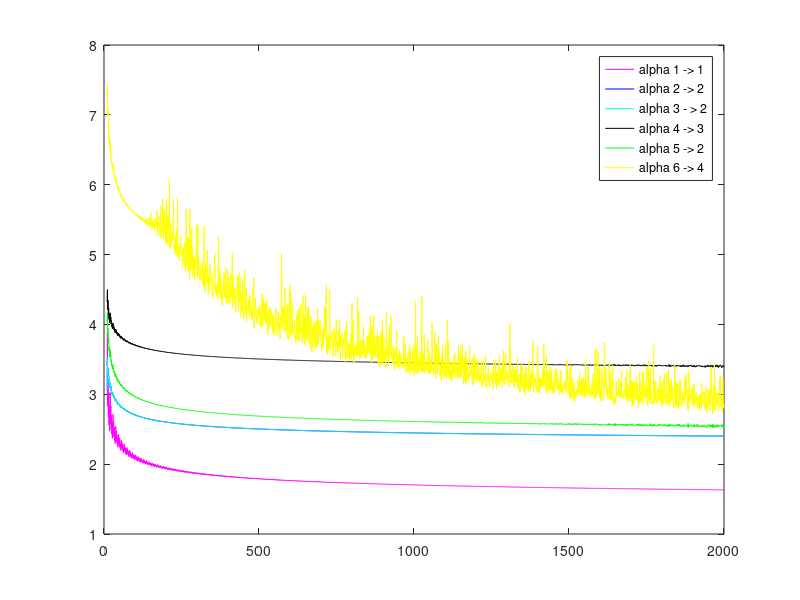

This chart was generated by the following MATLAB code:
clc;
clear;

func = @(x) 500/(x.^2 + 4 * x + 28);
dfunc = @(x) -(1000 * (2 + x))/(28 + 4 * x + x.^2).^2;
d2func = @(x) (3000 * (x.^2 + 4 * x - 4))/((x.^2 + 4 * x + 28).^3);

n = 10;
points = linspace(0, 2, n);

loop = n : 2000;

plotAlpha1 = zeros(size(loop) - 9);
plotAlpha2 = zeros(size(loop) - 9);
plotAlpha3 = zeros(size(loop) - 9);
plotAlpha4 = zeros(size(loop) - 9);
plotAlpha5 = zeros(size(loop) - 9);
plotAlpha6 = zeros(size(loop) - 9);

for j = loop
    
    if (j == 10)
        for i = 1 : j
            values(i) = dfunc(points(i));
        end
        dfuncValues = values;
        mPoint = points(5);

        for i = 3 : (j - 3)
            f12(i) = func(points(i - 2));
            f11(i) = func(points(i - 1));
            f0(i) = func(points(i));
            f1(i) = func(points(i + 1));
            f2(i) = func(points(i + 2));
            f3(i) = func(points(i + 3));
        end
        
% % % % % %       (1)
        for i = 3 : (j - 3)
            d1(i) = (f1(i) - f0(i))/(points(i + 1) - points(i));
        end
        delta1 = abs(dfunc(mPoint) - d1(5));
        alpha1 = -log(delta1)/log(5);
        plotAlpha1(j - 9) = alpha1;
        
% % % % % %       (2)  
        for i = 3 : (j - 3)
            d2(i) = (f1(i) - f11(i))/(points(i + 1) - points(i - 1));
        end 
        delta2 = abs(dfunc(mPoint) - d2(5));
        alpha2 = -log(delta2)/log(5);
        plotAlpha2(j - 9) = alpha2;
        
% % % % % %       (3)  
        for i = 3 : (j - 3)
            d3(i) = (- 3 * f0(i) + 4 * f1(i) - f2(i))/(points(i + 2) - points(i));
        end 
        delta3 = abs(dfunc(mPoint) - d3(5));
        alpha3 = -log(delta3)/log(5);
        plotAlpha3(j - 9) = alpha3;
        
% % % % % %       (4)  
        for i = 3 : (j - 3)
            d4(i) = (- 11 * f0(i) + 18 * f1(i) - 9 * f2(i) + 2 * f3(i))/(3 * (points(i + 2) - points(i)));
        end 
        delta4 = abs(dfunc(mPoint) - d4(5));
        alpha4 = -log(delta4)/log(5);
        plotAlpha4(j - 9) = alpha4;        
        
% % % % % %       (5)  
        for i = 3 : (j - 3)
            d5(i) = (f1(i) - 2 * f0(i) + f11(i))/((points(i + 1) - points(i)).^2);
        end 
        delta5 = abs(d2func(mPoint) - d5(5));
        alpha5 = -log(delta5)/log(5);
        plotAlpha5(j - 9) = alpha5;
        
% % % % % %       (6)  
        for i = 3 : (j - 3)
            d6(i) = (- f12(i) + 16 * f11(i) - 30 * f0(i) + 16 * f1(i) - f2(i))/(12 * (points(i + 1) - points(i)).^2);
        end 
        delta6 = abs(d2func(mPoint) - d6(5));
        alpha6 = -log(delta6)/log(5);
        plotAlpha6(j - 9) = alpha6;          
    else

        points = linspace(0, 2, j);
        [d, index] = min(abs(points - mPoint));
        
        mPoint12 = points(index - 2);
        mPoint11 = points(index - 1);
        mPoint0 = points(index);
        mPoint1 = points(index + 1);
        mPoint2 = points(index + 2);
        mPoint3 = points(index + 3);
        
        f12 = func(mPoint12);
        f11 = func(mPoint11);
        f0 = func(mPoint0);
        f1 = func(mPoint1);
        f2 = func(mPoint2);
        f3 = func(mPoint3);

% % % % % % % % %  (1) 
        d1 = (f1 - f0)/(mPoint1 - mPoint0);
        delta1 = abs(dfunc(mPoint0) - d1);
        alpha1 = -log(delta1)/log(index);
        plotAlpha1(j - 9) = alpha1;
        
% % % % % % % % %  (2)        
        d2 = (f1 - f11)/(mPoint1 - mPoint11);
        delta2 = abs(dfunc(mPoint0) - d2);
        alpha2 = -log(delta2)/log(index);
        plotAlpha2(j - 9) = alpha2;
        
% % % % % % % % %  (3)        
        d3 = (-3 * f0 + 4 * f1 - f2)/(mPoint2 - mPoint0);
        delta3 = abs(dfunc(mPoint0) - d2);
        alpha3 = -log(delta3)/log(index);
        plotAlpha3(j - 9) = alpha3;
        
% % % % % % % % %  (4)        
        d4 = (-11 * f0 + 18 * f1 - 9 * f2 + 2 * f3)/(3 * (mPoint2 - mPoint0));
        delta4 = abs(dfunc(mPoint0) - d4);
        alpha4 = -log(delta4)/log(index);
        plotAlpha4(j - 9) = alpha4; 
        
% % % % % % % % %  (5)        
        d5 = (f1 - 2 * f0 + f11)/((mPoint1 - mPoint0).^2);
        delta5 = abs(d2func(mPoint0) - d5);
        alpha5 = -log(delta5)/log(index);
        plotAlpha5(j - 9) = alpha5;
        
% % % % % % % % %  (6)        
        d6 = (- f12 + 16 * f11 - 30 * f0 + 16 * f1 - f2)/(12 * (mPoint1 - mPoint0).^2);
        delta6 = abs(d2func(mPoint0) - d6);
        alpha6 = -log(delta6)/log(index);
        plotAlpha6(j - 9) = alpha6;          
    end

end

plot (loop, plotAlpha1, 'm');
hold on 
plot (loop, plotAlpha2, 'b');
plot (loop, plotAlpha3, 'c');
plot (loop, plotAlpha4, 'k');
plot (loop, plotAlpha5, 'g');
plot (loop, plotAlpha6, 'y');
legend('alpha 1 -> 1', 'alpha 2 -> 2', 'alpha 3 - > 2', 'alpha 4 -> 3', 'alpha 5 -> 2', 'alpha 6 -> 4');

